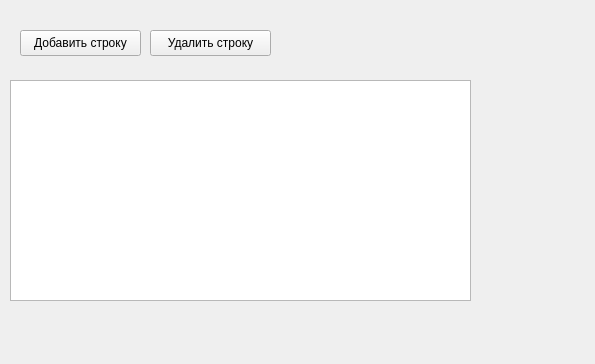
<?xml version="1.0" encoding="UTF-8"?>
<ui version="4.0">
 <class>PostTable</class>
 <widget class="QWidget" name="PostTable">
  <property name="geometry">
   <rect>
    <x>0</x>
    <y>0</y>
    <width>595</width>
    <height>364</height>
   </rect>
  </property>
  <property name="windowTitle">
   <string>Должности</string>
  </property>
  <widget class="QTableView" name="tableView">
   <property name="geometry">
    <rect>
     <x>10</x>
     <y>80</y>
     <width>461</width>
     <height>221</height>
    </rect>
   </property>
  </widget>
  <widget class="QPushButton" name="AddRowButton">
   <property name="geometry">
    <rect>
     <x>20</x>
     <y>30</y>
     <width>121</width>
     <height>26</height>
    </rect>
   </property>
   <property name="text">
    <string>Добавить строку</string>
   </property>
  </widget>
  <widget class="QPushButton" name="DeleteButton">
   <property name="geometry">
    <rect>
     <x>150</x>
     <y>30</y>
     <width>121</width>
     <height>26</height>
    </rect>
   </property>
   <property name="text">
    <string>Удалить строку</string>
   </property>
  </widget>
 </widget>
 <resources/>
 <connections/>
</ui>
